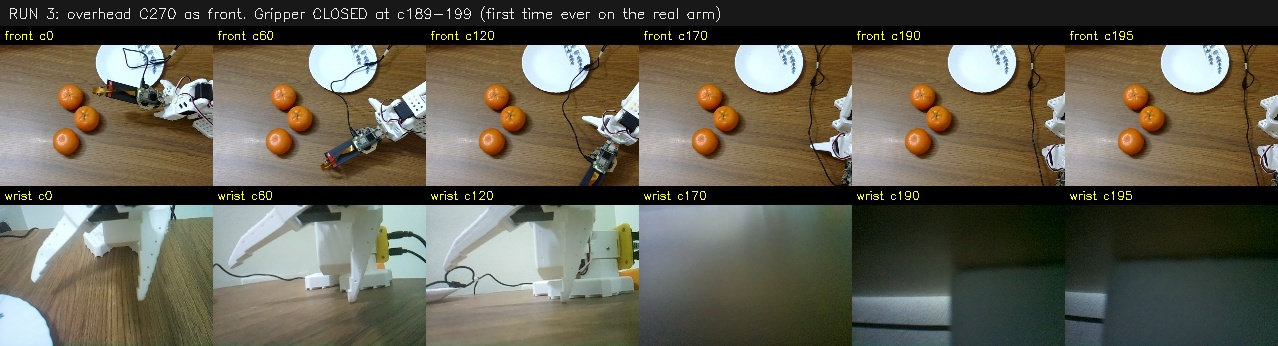
#> input picture projects/testproject/logs/live_run3_20260816/run3_frames.jpg, 1278 x 346 px
$ python -i score_recovery_placement.py   (imports and definitions only)
#> lines starting #> are read from the running program, lines starting #| are printed output that depends on the picture; after the words box and inside, x2 and y2 are one past the last pixel; in counts of white or black regions, pixels touching at a corner belong together
#> further down, picture is the input picture: shape (346, 1278, 3); mean B, G, R 80.4, 94.5, 98.4
import os
from collections import Counter

import cv2
import numpy as np

from lerobot.datasets.lerobot_dataset import LeRobotDataset

root = os.path.expanduser("~/esp_recovery")
# [1 line that did not run here, left out]
# [1 line that did not run here, left out]
# [1 line that did not run here, left out]


def rgb_of(i):
    t = ds[i]["observation.images.front"]
    a = (t.numpy() * 255).clip(0, 255).astype("uint8")
    if a.shape[0] in (1, 3):
        a = np.transpose(a, (1, 2, 0))
    return a


def find_plate(bgr):
    b, g, r = cv2.split(bgr.astype(np.int16))
    val = bgr.max(2)
    mask = (((b - r) > 10) & (val > 60) & (val < 210)).astype(np.uint8) * 255
    mask = cv2.morphologyEx(mask, cv2.MORPH_OPEN, np.ones((5, 5), np.uint8))
    mask = cv2.morphologyEx(mask, cv2.MORPH_CLOSE, np.ones((15, 15), np.uint8))
    cs, _ = cv2.findContours(mask, cv2.RETR_EXTERNAL, cv2.CHAIN_APPROX_SIMPLE)
    cs = [c for c in cs if cv2.contourArea(c) > 12000]
    if not cs:
        return None, 0
    c = max(cs, key=cv2.contourArea)
    return cv2.convexHull(c), cv2.contourArea(c)


def orange_blobs(bgr):
    hsv = cv2.cvtColor(bgr, cv2.COLOR_BGR2HSV)
#> hsv: shape (346, 1278, 3); mean H, S, V 42.7, 85.9, 104
    m = cv2.inRange(hsv, (5, 120, 90), (28, 255, 255))
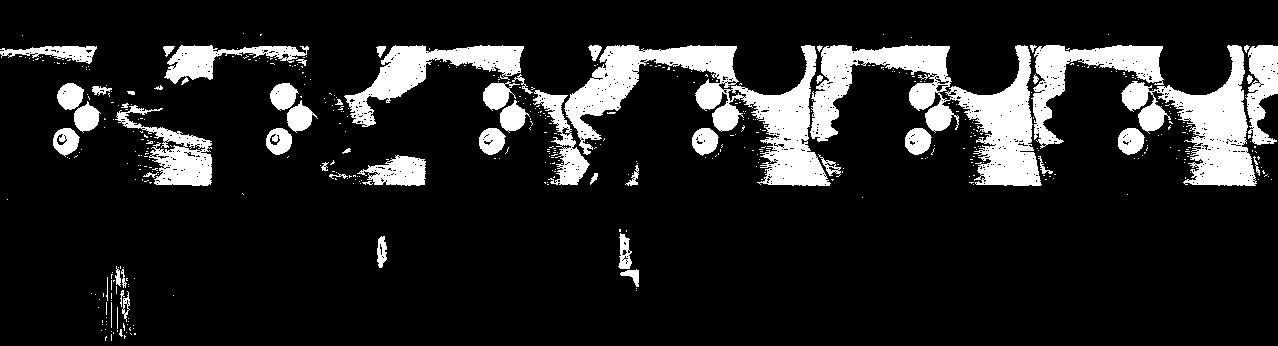
#> m: shape (346, 1278); 13.8% white; 499 white regions (440 under 20 px), largest, box (x1, y1, x2, y2) and area: (564, 45, 831, 186) 12187, (810, 45, 1042, 186) 11828, (1121, 45, 1257, 186) 7463
    m = cv2.morphologyEx(m, cv2.MORPH_OPEN, np.ones((3, 3), np.uint8))
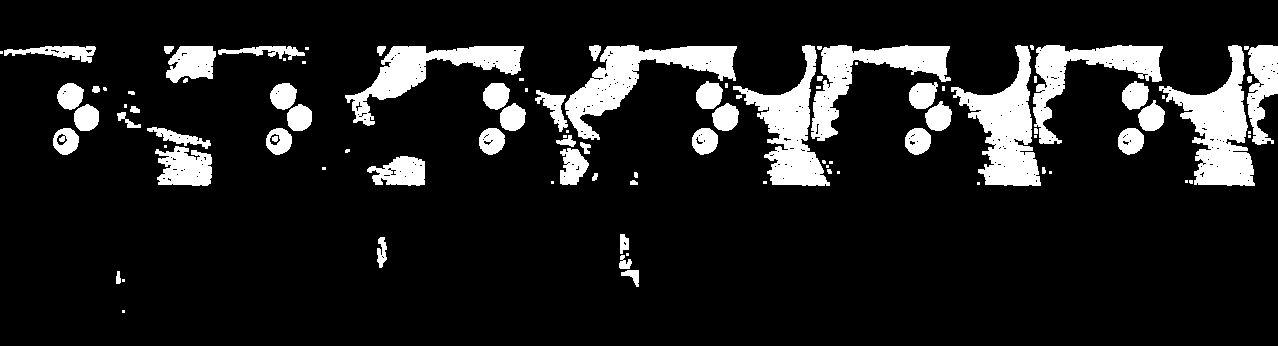
#> m: shape (346, 1278); 12.6% white; 97 white regions (37 under 20 px), largest, box (x1, y1, x2, y2) and area: (1159, 45, 1255, 186) 5821, (951, 45, 1041, 186) 5545, (565, 45, 737, 140) 5332
    m = cv2.morphologyEx(m, cv2.MORPH_CLOSE, np.ones((7, 7), np.uint8))
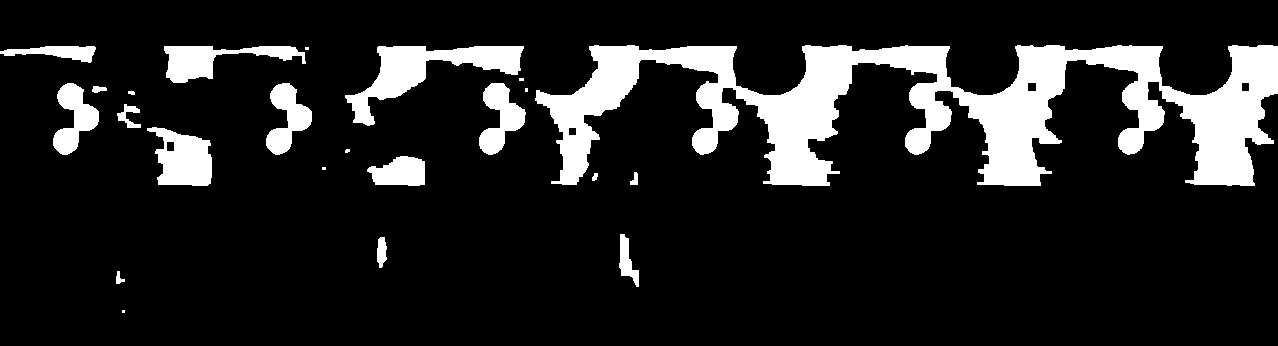
#> m: shape (346, 1278); 14% white; 23 white regions (6 under 20 px)
    out = []
    cs, _ = cv2.findContours(m, cv2.RETR_EXTERNAL, cv2.CHAIN_APPROX_SIMPLE)
#> cs = 23 contours, 7 with area under 20; largest, box (x1, y1, x2, y2) and area: (535, 45, 1278, 186) 41833, (345, 46, 524, 126) 4442, (147, 127, 212, 186) 2515, (164, 46, 306, 83) 2106, (479, 83, 526, 155) 1640
    for c in cs:
        a = cv2.contourArea(c)
        if a < 400:
            continue
        x, y, w, h = cv2.boundingRect(c)
        fill = a / (w * h)
        aspect = min(w, h) / max(w, h)
        if fill < 0.5 or aspect < 0.45:
            continue
        out.append((a, (x + w / 2, y + h / 2)))
#> this loop made 23 passes
#> (a, x, y, w, h, fill, aspect) on passes 4, 8, 10, 15, 16, 17, 20, 21, 22, 23: (445, 619, 234, 20, 53, 0.42, 0.377), (1227, 367, 156, 58, 30, 0.705, 0.517), (2515, 147, 127, 65, 59, 0.656, 0.908), (1640.5, 479, 83, 47, 72, 0.485, 0.653), (1602, 266, 83, 46, 72, 0.484, 0.639), (1602, 53, 83, 46, 72, 0.484, 0.639), (4441.5, 345, 46, 179, 80, 0.31, 0.447), (2106, 164, 46, 142, 37, 0.401, 0.261), (770, 0, 46, 96, 17, 0.472, 0.177), (41833, 535, 45, 743, 141, 0.399, 0.19)
#> a on passes 2, 3, 5, 6, 9, 11: 45.5, 203, 24, 50.5, 10, 199.5
#> after the loop, out = [(1227, (396, 171)), (2515, (179.5, 156.5))]
    return out


def inside(hull, pt):
    return cv2.pointPolygonTest(hull, (float(pt[0]), float(pt[1])), False) >= 0


rows = []
panels = []
# [53 lines not run here, left out]

# [1 line that did not run here, left out]
# [1 line not run here, left out]
onc = sum(1 for r in rows if r[1] == "ON")
offc = sum(1 for r in rows if r[1] == "OFF")
unc = sum(1 for r in rows if r[1] == "UNSURE")
# [7 lines not run here, left out]

>>> import cv2
>>> picture = cv2.imread('../logs/live_run3_20260816/run3_frames.jpg')
>>> result = orange_blobs(picture)
#> result = [(1227, (396, 171)), (2515, (179.5, 156.5))]
